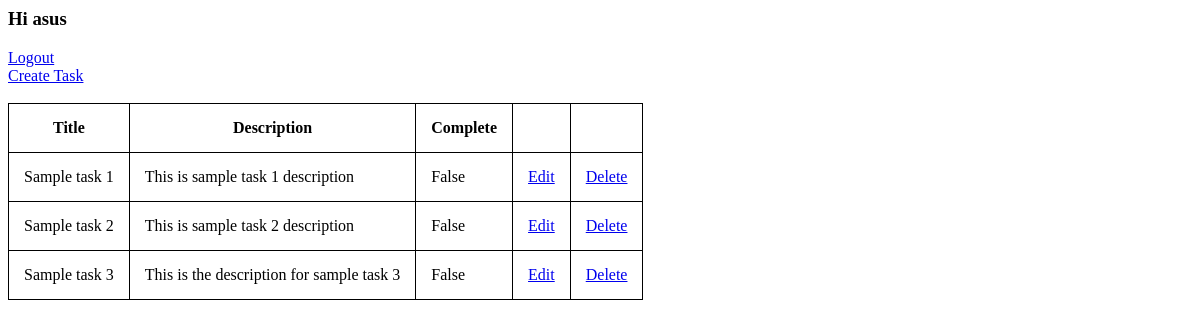
The app's page / (signed in), older data.
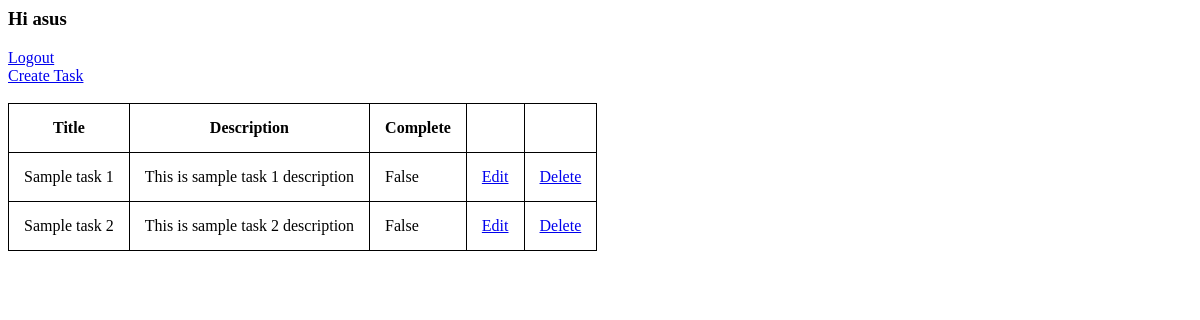
The same page, newer data.
### app/models.py (models this page shows, shortened)
class Task(models.Model):
    user = models.ForeignKey(User,on_delete=models.CASCADE,null=True)
    title = models.CharField(max_length=100)
    description = models.TextField(null=True)
    complete= models.BooleanField(default=False)
    created_at = models.DateTimeField(auto_now_add=True)
    class Meta:
        ordering = ('complete',)

### app/views.py (the view)
# urls.py: path('', TaskList,name='tasklist'),
def TaskList(request):
    user = request.user
    if user.is_anonymous:
        form = Login()
        context ={'form': form}
        return render(request,'app/login.html',context)
    task=Task.objects.filter(user=user)
    context={'task': task,'user': user}
    return render(request,'app/list.html',context)

### app/templates/app/list.html (shortened to what this page needs)
<head>
</head>
<body>
    <div>
        <h3>Hi {{user.username}}</h3>
        <a href="{% url 'logout' %}">Logout</a>
    </div>
    <a href="{% url 'create_task' %}">Create Task</a><br><br>
    <table>
        <tr>
            <th>Title</th>
            <th>Description</th>
            <th>Complete</th>
            <th></th>
            <th></th>
        </tr>
        {% for i in task %}
        <tr>
            <td>{{i.title}}</td>
            <td>{{i.description}}</td>
            <td>{{i.complete}}</td>
            <td><a href="{% url 'update_task' i.id %}">Edit</a></td>
            <td><a href="{% url 'delete_task' i.id %}">Delete</a></td>
        </tr>
    {% endfor %}
    </table>
</body>

### app/templates/app/list.html (style rules this page uses)
table, th, td { border: 1px solid black; border-collapse: collapse; }
th, td { padding: 15px; }

Row changes from the older to the newer data that the page shows:
removed Task: title "Sample task 3", description "This is the description for sample task 3", complete "False"
